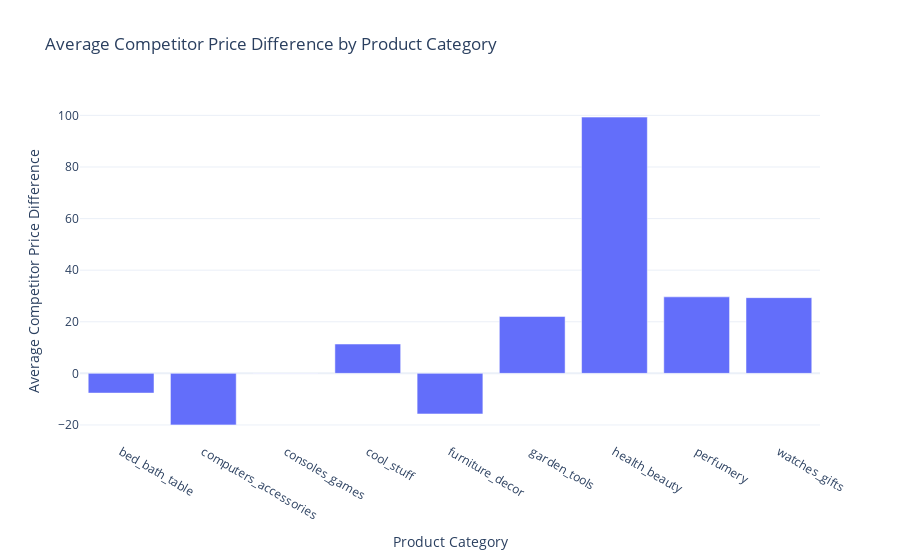

Source (notebook cell):
### Code cell
data['comp_price_diff'] = data['unit_price'] - data['comp_1'] 

avg_price_diff_by_category = data.groupby('product_category_name')['comp_price_diff'].mean().reset_index()

fig = px.bar(avg_price_diff_by_category, 
             x='product_category_name', 
             y='comp_price_diff', 
             title='Average Competitor Price Difference by Product Category')
fig.update_layout(
    xaxis_title='Product Category',
    yaxis_title='Average Competitor Price Difference'
)
fig.show()

### Figure 1 — Plotly figure (JSON) as saved in the notebook; plotly's stock layout.template omitted (floating-point values rounded to 4 significant figures)
{"data": [{"hovertemplate": "product_category_name=%{x}<br>comp_price_diff=%{y}<extra></extra>", "legendgroup": "", "marker": {"color": "#636efa", "pattern": {"shape": ""}}, "name": "", "orientation": "v", "showlegend": false, "textposition": "auto", "type": "bar", "x": ["bed_bath_table", "computers_accessories", "consoles_games", "cool_stuff", "furniture_decor", "garden_tools", "health_beauty", "perfumery", "watches_gifts"], "xaxis": "x", "y": [-7.637, -19.97, -0.06775, 11.37, -15.73, 22.04, 99.34, 29.66, 29.35], "yaxis": "y"}], "layout": {"barmode": "relative", "legend": {"tracegroupgap": 0}, "title": {"text": "Average Competitor Price Difference by Product Category"}, "xaxis": {"anchor": "y", "domain": [0, 1], "title": {"text": "Product Category"}}, "yaxis": {"anchor": "x", "domain": [0, 1], "title": {"text": "Average Competitor Price Difference"}}}}
